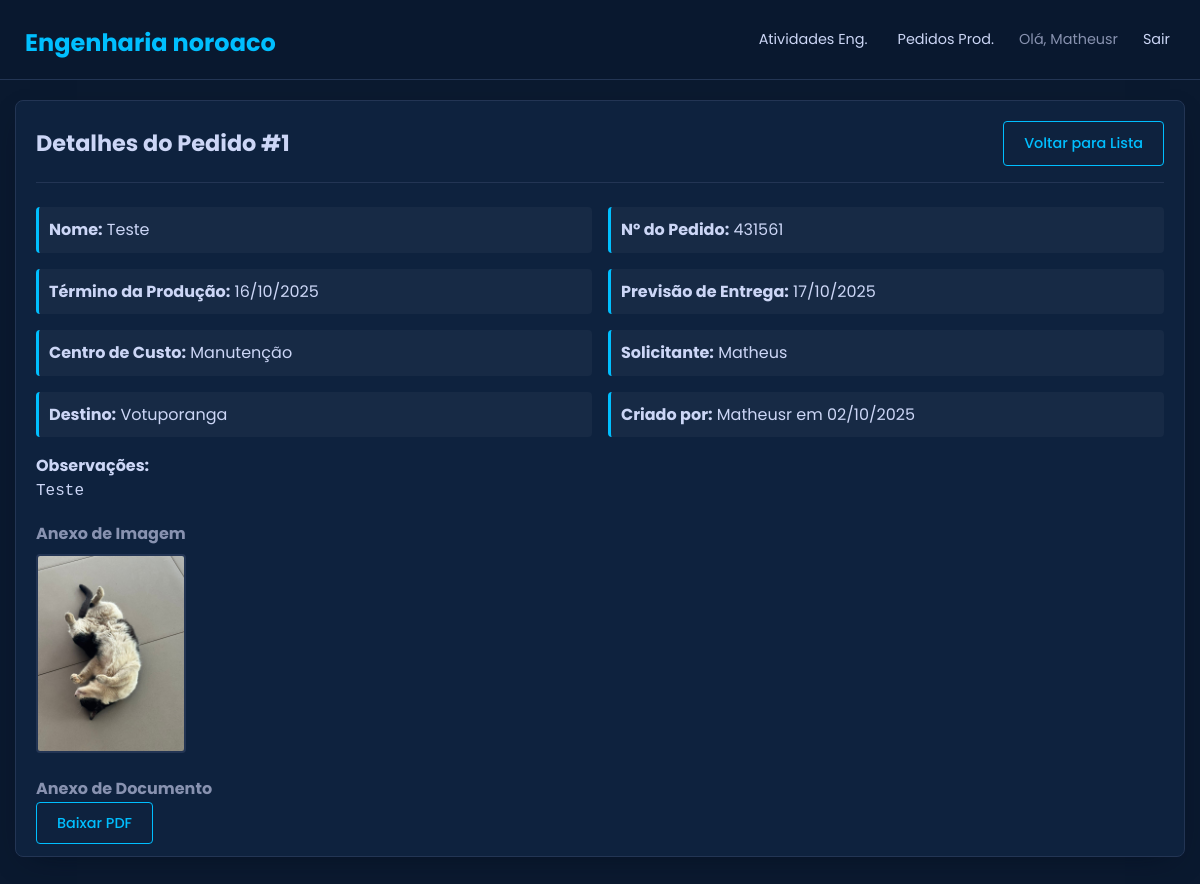
Page /pedido/1 (signed in) on the committed database.
### app.py (models this page shows)
class User(db.Model, UserMixin):
    __tablename__ = 'user'
    id = db.Column(db.Integer, primary_key=True)
    login = db.Column(db.String(80), unique=True, nullable=False)
    nome = db.Column(db.String(150), nullable=False)
    senha_hash = db.Column(db.String(200), nullable=False)
    is_admin = db.Column(db.Boolean, default=False, nullable=False)

class PedidoProducao(db.Model):
    __tablename__ = 'pedido_producao'
    id = db.Column(db.Integer, primary_key=True)
    nome = db.Column(db.String(200), nullable=False)
    pedido = db.Column(db.String(100), nullable=True)
    data_termino_producao = db.Column(db.Date, nullable=True)
    data_prevista_entrega = db.Column(db.Date, nullable=True)
    centro_de_custo = db.Column(db.String(100), nullable=True)
    solicitante = db.Column(db.String(150), nullable=True)
    destino = db.Column(db.String(200), nullable=True)
    observacoes = db.Column(db.Text, nullable=True)
    anexo_imagem_filename = db.Column(db.String(100), nullable=True)
    anexo_arquivo_filename = db.Column(db.String(100), nullable=True)
    data_criacao = db.Column(db.DateTime, nullable=False, default=datetime.utcnow)
    criado_por = db.Column(db.String(150), nullable=False)

### app.py (the view)
@app.route('/pedido/<int:pedido_id>')
@login_required
def detalhes_pedido(pedido_id):
    pedido = PedidoProducao.query.get_or_404(pedido_id)
    return render_template('detalhes_pedido.html', pedido=pedido)

### app.py (called while the page is built)
@login_manager.user_loader
def load_user(user_id):
    return User.query.get(int(user_id))

@app.context_processor
def inject_year():
    return {'current_year': datetime.utcnow().year}

### templates/detalhes_pedido.html (shortened to what this page needs)
{% extends "base.html" %}
{% block content %}
<div class="card">
    <div class="card-header">
        <h2>Detalhes do Pedido #{{ pedido.id }}</h2>
        <a href="{{ url_for('todos_pedidos') }}" class="btn">Voltar para Lista</a>
    </div>
    <div class="details-grid">
        <p><strong>Nome:</strong> {{ pedido.nome }}</p>
        <p><strong>Nº do Pedido:</strong> {{ pedido.pedido or 'N/A' }}</p>
        <p><strong>Término da Produção:</strong> {{ pedido.data_termino_producao.strftime('%d/%m/%Y') if pedido.data_termino_producao else 'N/A' }}</p>
        <p><strong>Previsão de Entrega:</strong> {{ pedido.data_prevista_entrega.strftime('%d/%m/%Y') if pedido.data_prevista_entrega else 'N/A' }}</p>
        <p><strong>Centro de Custo:</strong> {{ pedido.centro_de_custo or 'N/A' }}</p>
        <p><strong>Solicitante:</strong> {{ pedido.solicitante or 'N/A' }}</p>
        <p><strong>Destino:</strong> {{ pedido.destino or 'N/A' }}</p>
        <p><strong>Criado por:</strong> {{ pedido.criado_por }} em {{ pedido.data_criacao.strftime('%d/%m/%Y') }}</p>
        <div class="details-full-width">
            <strong>Observações:</strong>
            <pre>{{ pedido.observacoes or 'Nenhuma.' }}</pre>
        </div>
    </div>
    <div class="anexos-section">
        {% if pedido.anexo_imagem_filename %}
        <div class="anexo-container">
            <h3>Anexo de Imagem</h3>
            <img src="{{ url_for('uploaded_file', folder='pedidos', filename=pedido.anexo_imagem_filename) }}"
                 alt="Anexo de imagem" class="anexo-thumbnail" id="anexo-thumbnail">
        </div>
        {% endif %}
        {% if pedido.anexo_arquivo_filename %}
        <div class="anexo-container">
            <h3>Anexo de Documento</h3>
            <a href="{{ url_for('uploaded_file', folder='pedidos', filename=pedido.anexo_arquivo_filename) }}" class="btn" download>
                Baixar {{ pedido.anexo_arquivo_filename.split('.')[-1].upper() }}
            </a>
        </div>
        {% endif %}
    </div>
</div>
{% endblock %}

### templates/base.html (shortened to what this page needs)
<!DOCTYPE html>
<html lang="pt-BR">
<head>
    <link rel="stylesheet" href="{{ url_for('static', filename='css/style.css') }}">
</head>
<body>
    <header>
        <h1><a href="{{ url_for('index') }}">Engenharia noroaco</a></h1>
        <nav class="nav-links" id="nav-links">
            {% if current_user.is_authenticated %}
                <a href="{{ url_for('todas_atividades') }}" class="nav-link">Atividades Eng.</a>
                <a href="{{ url_for('todos_pedidos') }}" class="nav-link">Pedidos Prod.</a>
                <span class="nav-user">Olá, {{ current_user.nome }}</span>
                <a href="{{ url_for('logout') }}" class="nav-link">Sair</a>
            {% endif %}
        </nav>
    </header>
    <main>
        {% block content %}{% endblock %}
    </main>
</body>
</html>

### static/css/style.css (style rules this page uses)
:root { --cor-primaria-fundo: #0a192f; --cor-secundaria-fundo: #172a45; --cor-texto-principal: #ccd6f6; --cor-texto-secundario: #8892b0; --cor-destaque: #00bfff; --cor-destaque-hover: #17d5ff; --cor-fundo-card: #0e223e; --cor-borda: #233554; --sombra: 0 10px 30px -15px rgba(2, 12, 27, 0.7); --fonte-principal: 'Poppins', sans-serif; }
* { margin: 0; padding: 0; box-sizing: border-box; }
body { font-family: var(--fonte-principal); background-color: var(--cor-primaria-fundo); color: var(--cor-texto-principal); font-size: 16px; line-height: 1.6; }
header { background-color: rgba(10, 25, 47, 0.85); backdrop-filter: blur(10px); padding: 0 25px; display: flex; justify-content: space-between; align-items: center; height: 80px; position: fixed; top: 0; width: 100%; z-index: 100; border-bottom: 1px solid var(--cor-borda); }
header h1 a { color: var(--cor-destaque); text-decoration: none; font-size: 1.5rem; font-weight: 700; }
.nav-links { display: none; align-items: center; gap: 20px; }
.nav-link { color: var(--cor-texto-principal); text-decoration: none; font-size: 0.9rem; padding: 5px; transition: color 0.3s ease; }
.nav-user { color: var(--cor-texto-secundario); font-size: 0.9rem; }
main { padding: 100px 15px 20px 15px; max-width: 1200px; margin: 0 auto; }
.card { background-color: var(--cor-fundo-card); border: 1px solid var(--cor-borda); border-radius: 8px; padding: 20px; margin-bottom: 2rem; box-shadow: var(--sombra); }
.card-header { display: flex; flex-direction: column; gap: 15px; margin-bottom: 1.5rem; padding-bottom: 1rem; border-bottom: 1px solid var(--cor-borda); }
.card-header h2 { margin: 0; color: var(--cor-texto-principal); font-size: 1.4rem; }
.btn { padding: 10px 20px; border: 1px solid var(--cor-destaque); border-radius: 4px; background-color: transparent; color: var(--cor-destaque); text-decoration: none; cursor: pointer; font-size: 0.9rem; font-weight: 500; transition: background-color 0.3s ease; }
pre.change-values, .details-full-width pre { white-space: pre-wrap; word-wrap: break-word; }
.details-grid { display: grid; grid-template-columns: 1fr; gap: 1rem; }
.details-grid p { background-color: var(--cor-secundaria-fundo); padding: 10px; border-radius: 4px; border-left: 3px solid var(--cor-destaque); }
@media (min-width: 768px) { .nav-links { display: flex; } }
@media (min-width: 768px) { .card-header { flex-direction: row; justify-content: space-between; align-items: center; } }
@media (min-width: 768px) { .details-grid { grid-template-columns: repeat(2, 1fr); } }
.anexo-container { margin-top: 1rem; }
.anexo-container h3 { color: var(--cor-texto-secundario); font-size: 1rem; margin-bottom: 0.5rem; }
.anexo-thumbnail { max-width: 150px; border-radius: 4px; border: 2px solid var(--cor-borda); cursor: pointer; transition: transform 0.3s ease, border-color 0.3s ease; }

### rows in the picture
User: nome "Matheusr"
PedidoProducao: id "1", nome "Teste", pedido "431561", data_termino_producao "16/10/2025", data_prevista_entrega "17/10/2025", centro_de_custo "Manutenção", solicitante "Matheus", destino "Votuporanga", criado_por "Matheusr", data_criacao "02/10/2025", observacoes "Teste", anexo_imagem_filename (picture), anexo_arquivo_filename.split "PDF"
